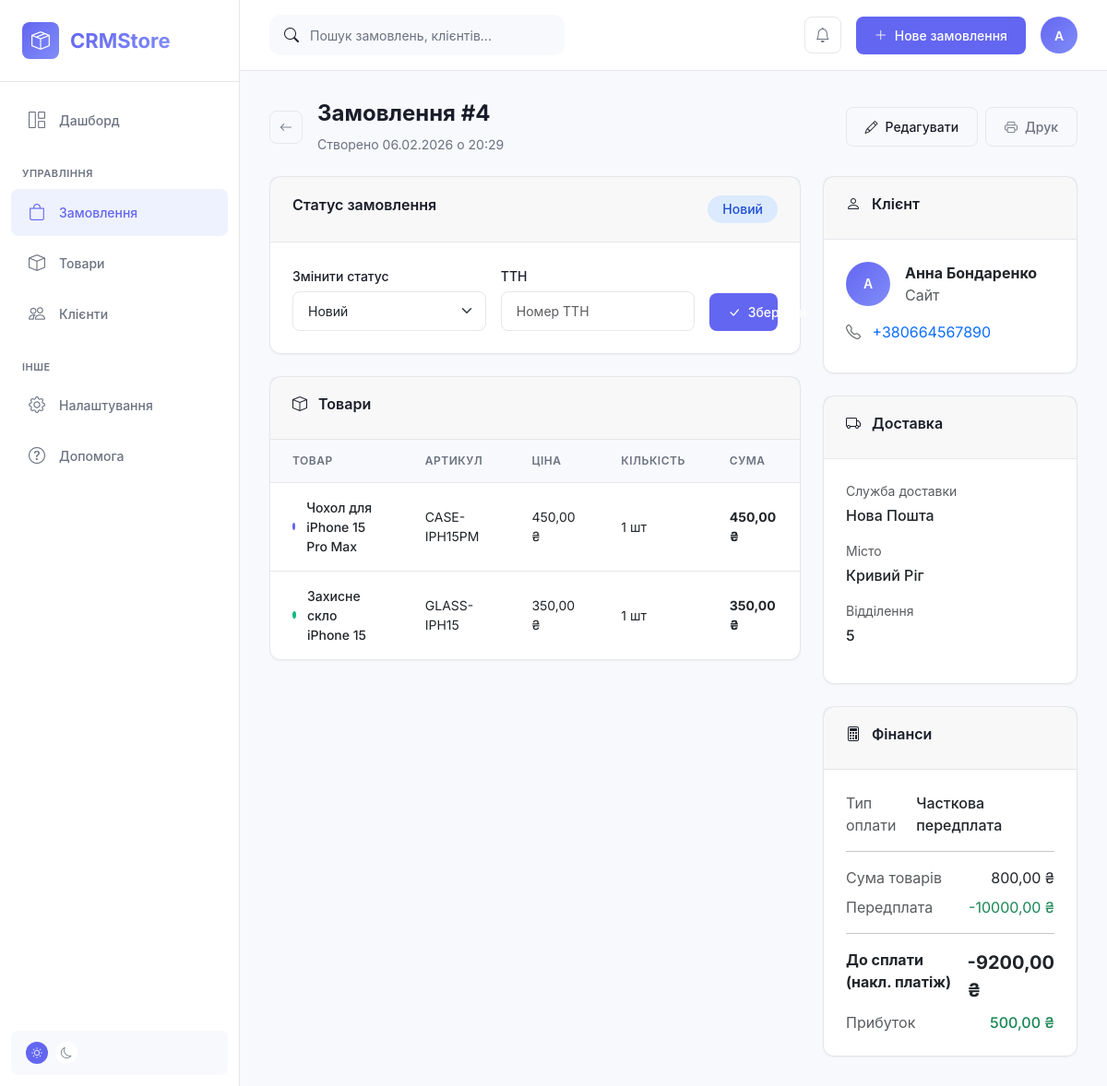
/orders/4/, run on the app's committed database.
### orders/models.py (models this page shows, shortened)
class Order(models.Model):
    STATUS_CHOICES = [
        ('new', 'Новий'),
        ('confirmed', 'Підтверджено'),
        ('shipped', 'Відправлено'),
        ('completed', 'Виконано'),
        ('canceled', 'Скасовано'),
        ('returned', 'Повернення'),
    ]
    DELIVERY_CHOICES = [
        ('nova_poshta', 'Нова Пошта'),
        ('ukrposhta', 'Укрпошта'),
        ('meest', 'Meest'),
        ('pickup', 'Самовивіз'),
    ]
    PAYMENT_CHOICES = [
        ('cod', 'Накладений платіж'),
        ('prepaid', 'Передплата'),
        ('partial', 'Часткова передплата'),
    ]
    customer = models.ForeignKey(
        Customer,
        on_delete=models.PROTECT,
        related_name='orders',
        verbose_name='Клієнт'
    )
    status = models.CharField(
        'Статус',
        max_length=20,
        choices=STATUS_CHOICES,
        default='new'
    )
    delivery_service = models.CharField(
        'Служба доставки',
        max_length=20,
        choices=DELIVERY_CHOICES,
        default='nova_poshta'
    )
    city = models.CharField('Місто', max_length=100)
    warehouse = models.CharField('Відділення', max_length=255, blank=True)
    ttn = models.CharField('ТТН', max_length=50, blank=True)
    payment_type = models.CharField(
        'Тип оплати',
        max_length=20,
        choices=PAYMENT_CHOICES,
        default='cod'
    )
    prepayment = models.DecimalField(
        'Передплата',
        max_digits=10,
        decimal_places=2,
        default=Decimal('0.00'),
        validators=[MinValueValidator(Decimal('0.00'))]
    )
    seller_expenses = models.DecimalField(
        'Витрати продавця',
        max_digits=10,
        decimal_places=2,
        default=Decimal('0.00'),
        validators=[MinValueValidator(Decimal('0.00'))],
        help_text='Додаткові витрати (пакування, доставка тощо)'
    )
    notes = models.TextField('Примітки', blank=True)
    created_at = models.DateTimeField('Створено', auto_now_add=True)
    updated_at = models.DateTimeField('Оновлено', auto_now=True)
    class Meta:
        verbose_name = 'Замовлення'
        verbose_name_plural = 'Замовлення'
        ordering = ['-created_at']
    def get_total_cost(self):
        total = sum(item.get_cost() for item in self.items.all())
        return total
    def get_amount_due(self):
        return self.get_total_cost() - self.prepayment
    def get_profit(self):
        total_purchase = sum(
            item.quantity * item.product.purchase_price
            for item in self.items.all()
        )
        return self.get_total_cost() - total_purchase - self.seller_expenses

class OrderItem(models.Model):
    order = models.ForeignKey(
        Order,
        on_delete=models.CASCADE,
        related_name='items',
        verbose_name='Замовлення'
    )
    product = models.ForeignKey(
        Product,
        on_delete=models.PROTECT,
        related_name='order_items',
        verbose_name='Товар'
    )
    quantity = models.PositiveIntegerField(
        'Кількість',
        default=1,
        validators=[MinValueValidator(1)]
    )
    price = models.DecimalField(
        'Ціна за одиницю',
        max_digits=10,
        decimal_places=2,
        help_text='Фіксована ціна на момент замовлення'
    )
    class Meta:
        verbose_name = 'Товар замовлення'
        verbose_name_plural = 'Товари замовлення'
    def get_cost(self):
        return self.price * self.quantity

class Product(models.Model):
    name = models.CharField('Назва', max_length=255)
    sku = models.CharField('Артикул', max_length=50, unique=True)
    purchase_price = models.DecimalField(
        'Ціна закупівлі',
        max_digits=10,
        decimal_places=2,
        validators=[MinValueValidator(Decimal('0.00'))]
    )
    selling_price = models.DecimalField(
        'Ціна продажу',
        max_digits=10,
        decimal_places=2,
        validators=[MinValueValidator(Decimal('0.00'))]
    )
    stock = models.PositiveIntegerField('Залишок на складі', default=0)
    created_at = models.DateTimeField('Створено', auto_now_add=True)
    updated_at = models.DateTimeField('Оновлено', auto_now=True)
    class Meta:
        verbose_name = 'Товар'
        verbose_name_plural = 'Товари'
        ordering = ['name']

class Customer(models.Model):
    SOURCE_CHOICES = [
        ('instagram', 'Instagram'),
        ('facebook', 'Facebook'),
        ('olx', 'OLX'),
        ('rozetka', 'Rozetka'),
        ('website', 'Сайт'),
        ('referral', 'Рекомендація'),
        ('other', 'Інше'),
    ]
    full_name = models.CharField('ПІБ', max_length=255)
    phone = models.CharField('Телефон', max_length=20)
    email = models.EmailField('Email', blank=True, null=True)
    source = models.CharField(
        'Джерело',
        max_length=20,
        choices=SOURCE_CHOICES,
        default='other'
    )
    notes = models.TextField('Примітки', blank=True)
    created_at = models.DateTimeField('Створено', auto_now_add=True)
    class Meta:
        verbose_name = 'Клієнт'
        verbose_name_plural = 'Клієнти'
        ordering = ['-created_at']

### orders/views.py (the view)
# urls.py: path('orders/<int:pk>/', views.order_detail, name='order_detail'),
def order_detail(request, pk):
    order = get_object_or_404(
        Order.objects.select_related('customer').prefetch_related('items__product'),
        pk=pk
    )
    if request.method == 'POST':
        status_form = OrderStatusForm(request.POST, instance=order)
        if status_form.is_valid():
            status_form.save()
            messages.success(request, 'Статус замовлення оновлено!')
            return redirect('order_detail', pk=pk)
    else:
        status_form = OrderStatusForm(instance=order)
    context = {
        'order': order,
        'status_form': status_form,
    }
    return render(request, 'orders/order_detail.html', context)

### templates/orders/order_detail.html (shortened to what this page needs)
{% extends 'base.html' %}
{% load humanize %}
{% block content %}
<div class="page-header d-flex justify-content-between align-items-center mb-4">
    <div class="d-flex align-items-center gap-3">
        <a href="{% url 'order_list' %}" class="btn btn-outline btn-icon">
            <i class="bi bi-arrow-left"></i>
        </a>
        <div>
            <h1 class="page-title">Замовлення #{{ order.pk }}</h1>
            <p class="page-subtitle mb-0">Створено {{ order.created_at|date:"d.m.Y о H:i" }}</p>
        </div>
    </div>
    <div class="d-flex gap-2">
        <a href="{% url 'order_update' order.pk %}" class="btn btn-secondary">
            <i class="bi bi-pencil"></i>
            Редагувати
        </a>
        <button class="btn btn-outline" onclick="window.print()">
            <i class="bi bi-printer"></i>
            Друк
        </button>
    </div>
</div>
<div class="row g-4">
    <div class="col-lg-8">
        <div class="card mb-4">
            <div class="card-header">
                <h3 class="card-title">Статус замовлення</h3>
                <span class="badge badge-{{ order.status }}" style="font-size: 14px; padding: 8px 16px;">
                    {{ order.get_status_display }}
                </span>
            </div>
            <div class="card-body">
                <form method="POST" class="row g-3 align-items-end">
                    <div class="col-md-5">
                        <label class="form-label">Змінити статус</label>
                        {{ status_form.status }}
                    </div>
                    <div class="col-md-5">
                        <label class="form-label">ТТН</label>
                        {{ status_form.ttn }}
                    </div>
                    <div class="col-md-2">
                        <button type="submit" class="btn btn-primary w-100">
                            <i class="bi bi-check-lg"></i>
                            Зберегти
                        </button>
                    </div>
                </form>
            </div>
        </div>
        <div class="card">
            <div class="card-header">
                <h3 class="card-title">
                    <i class="bi bi-box me-2"></i>
                    Товари
                </h3>
            </div>
            <div class="card-body p-0">
                <table class="data-table">
                    <thead>
                        <tr>
                            <th>Товар</th>
                            <th>Артикул</th>
                            <th>Ціна</th>
                            <th>Кількість</th>
                            <th>Сума</th>
                        </tr>
                    </thead>
                    <tbody>
                        {% for item in order.items.all %}
                        <tr>
                            <td>
                                <div class="product-row">
                                    <span class="product-color"
                                        style="background: {% cycle '#6366f1' '#10b981' '#f59e0b' '#ef4444' '#8b5cf6' %}"></span>
                                    <span class="product-name">{{ item.product.name }}</span>
                                </div>
                            </td>
                            <td>{{ item.product.sku }}</td>
                            <td>{{ item.price|floatformat:2 }} ₴</td>
                            <td>{{ item.quantity }} шт</td>
                            <td><strong>{{ item.get_cost|floatformat:2 }} ₴</strong></td>
                        </tr>
                        {% endfor %}
                    </tbody>
                </table>
            </div>
        </div>
    </div>
    <div class="col-lg-4">
        <div class="card mb-4">
            <div class="card-header">
                <h3 class="card-title">
                    <i class="bi bi-person me-2"></i>
                    Клієнт
                </h3>
            </div>
            <div class="card-body">
                <div class="d-flex align-items-center gap-3 mb-3">
                    <div class="user-avatar" style="width: 48px; height: 48px;">
                        {{ order.customer.full_name|slice:":1"|upper }}
                    </div>
                    <div>
                        <div class="fw-bold">{{ order.customer.full_name }}</div>
                        <div class="text-muted">{{ order.customer.get_source_display }}</div>
                    </div>
                </div>
                <div class="mb-2">
                    <i class="bi bi-telephone me-2 text-muted"></i>
                    <a href="tel:{{ order.customer.phone }}" class="text-decoration-none">
                        {{ order.customer.phone }}
                    </a>
                </div>
            </div>
        </div>
        <div class="card mb-4">
            <div class="card-header">
                <h3 class="card-title">
                    <i class="bi bi-truck me-2"></i>
                    Доставка
                </h3>
            </div>
            <div class="card-body">
                <div class="mb-3">
                    <div class="text-muted small mb-1">Служба доставки</div>
                    <div class="fw-medium">{{ order.get_delivery_service_display }}</div>
                </div>
                <div class="mb-3">
                    <div class="text-muted small mb-1">Місто</div>
                    <div class="fw-medium">{{ order.city }}</div>
                </div>
                {% if order.warehouse %}
                <div class="mb-3">
                    <div class="text-muted small mb-1">Відділення</div>
                    <div class="fw-medium">{{ order.warehouse }}</div>
                </div>
                {% endif %}
            </div>
        </div>
        <div class="card">
            <div class="card-header">
                <h3 class="card-title">
                    <i class="bi bi-calculator me-2"></i>
                    Фінанси
                </h3>
            </div>
            <div class="card-body">
                <div class="d-flex justify-content-between mb-2">
                    <span class="text-muted">Тип оплати</span>
                    <span class="fw-medium">{{ order.get_payment_type_display }}</span>
                </div>
                <hr>
                <div class="d-flex justify-content-between mb-2">
                    <span class="text-muted">Сума товарів</span>
                    <span>{{ order.get_total_cost|floatformat:2 }} ₴</span>
                </div>
                <div class="d-flex justify-content-between mb-2">
                    <span class="text-muted">Передплата</span>
                    <span class="text-success">-{{ order.prepayment|floatformat:2 }} ₴</span>
                </div>
                <hr>
                <div class="d-flex justify-content-between mb-2">
                    <span class="fw-bold">До сплати (накл. платіж)</span>
                    <span class="fw-bold fs-5">{{ order.get_amount_due|floatformat:2 }} ₴</span>
                </div>
                <div class="d-flex justify-content-between">
                    <span class="text-muted">Прибуток</span>
                    <span class="text-success fw-medium">{{ order.get_profit|floatformat:2 }} ₴</span>
                </div>
            </div>
        </div>
    </div>
</div>
{% endblock %}

### data on the page
Order: pk "4", created_at "06.02.2026 о 20:29", status "Новий", customer.full_name "А", customer.full_name "Анна Бондаренко", customer.source "Сайт", customer.phone "+380664567890", delivery_service "Нова Пошта", city "Кривий Ріг", warehouse "5", payment_type "Часткова передплата", get_total_cost "800,00", prepayment "10000,00", get_amount_due "-9200,00", get_profit "500,00"
OrderItem: product.name "Чохол для iPhone 15 Pro Max", product.sku "CASE-IPH15PM", price "450,00", quantity "1", get_cost "450,00"
OrderItem: product.name "Захисне скло iPhone 15", product.sku "GLASS-IPH15", price "350,00", quantity "1", get_cost "350,00"
